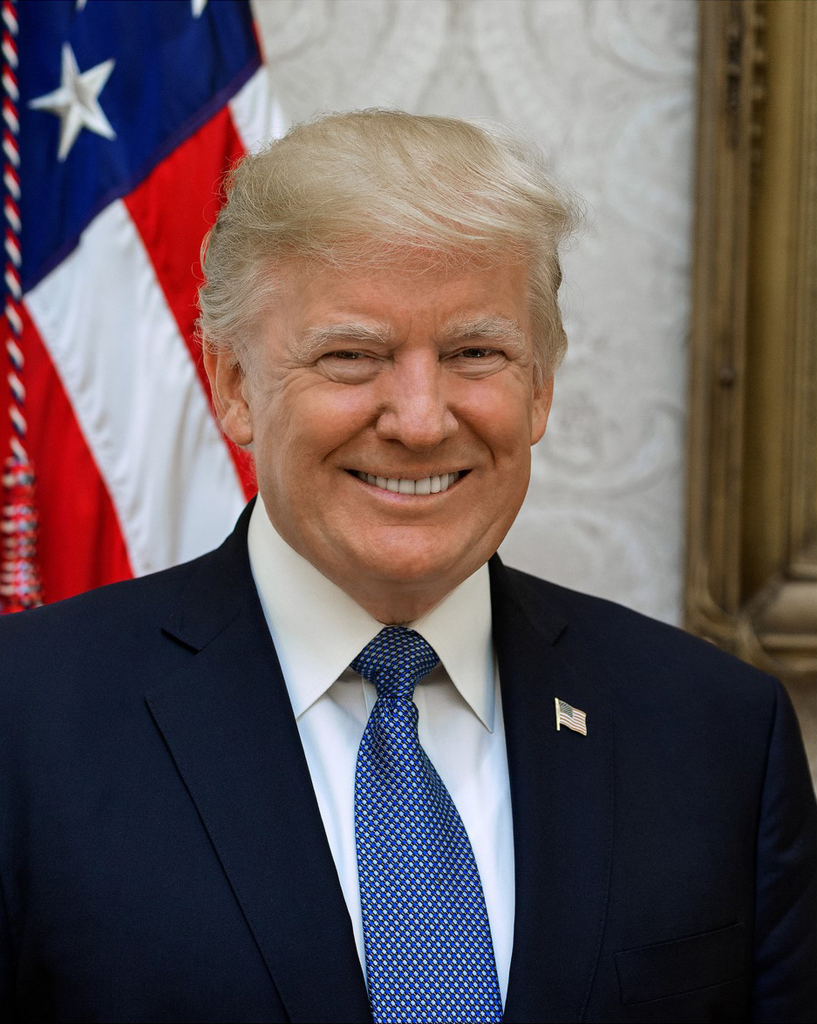
#> input picture Tutorial 12/trump_happy.jpg, 1634 x 2048 px, found by its file name (shown at 1/2 size)
$ jupyter execute --allow-errors demos.ipynb   (shell and % lines are left out)
#> lines starting #> are read from the running program, lines starting #| are printed output that depends on the picture; after the words box and inside, x2 and y2 are one past the last pixel; in counts of white or black regions, pixels touching at a corner belong together
# Tutorial 12

## Organization

### Final Exam

- The final exam will be held on **Thursday, 05.06.2025**.
- The exam will be a **remotly** exam starting from **10:00am until 10:00am the next day**.
- The exam will be **fully open book**.
- **Declared** ChatGPT use should be alloweed (iirc).
- The exam will be **individual**. (No collaboration or group work)
- We're guessing the exam will have somewhere between **3-4 Questions** with some having sub-questions.

### Monster Tutorial

- If interested, we can have a monster tutorial.
- Some proposed dates (Subject to change, new poll will follow soon per email):
  - **Friday, 30.05.2025**
  - **Monday, 02.06.2025**
  - **Tuesday, 03.06.2025**

## Fun demos :)

##### And possible ideas for a future project / thesis

#### Detect Faces

[cell 1]
import cv2

# Load image and convert to grayscale
img = cv2.imread("/Users/merterol/Desktop/PCL Tutorial Demos/Tutorial 12/trump_happy.jpg")
#> img is the input picture: shape (2048, 1634, 3); mean B, G, R 91.2, 88.7, 101.4
gray = cv2.cvtColor(img, cv2.COLOR_BGR2GRAY)
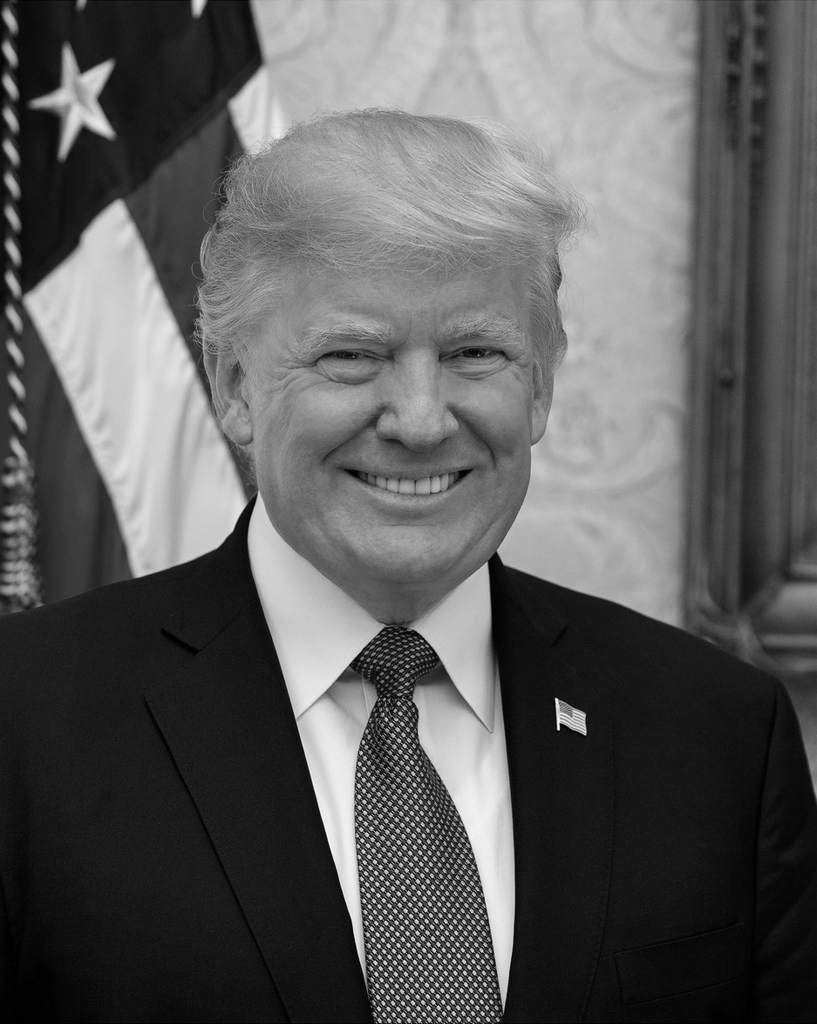
#> gray: shape (2048, 1634) (shown at 1/2 size); min 0, max 254, mean 92.8

# Load Haar cascade for face detection
face_cascade = cv2.CascadeClassifier(cv2.data.haarcascades + "haarcascade_frontalface_default.xml")

# Detect faces
faces = face_cascade.detectMultiScale(gray, scaleFactor=1.1, minNeighbors=5)
#> faces = [[1054, 723, 342, 342], [520, 471, 635, 635]]

# Draw rectangles around faces
for (x, y, w, h) in faces:
    cv2.rectangle(img, (x, y), (x + w, y + h), (255, 0, 0), 2)
#> this loop made 2 passes
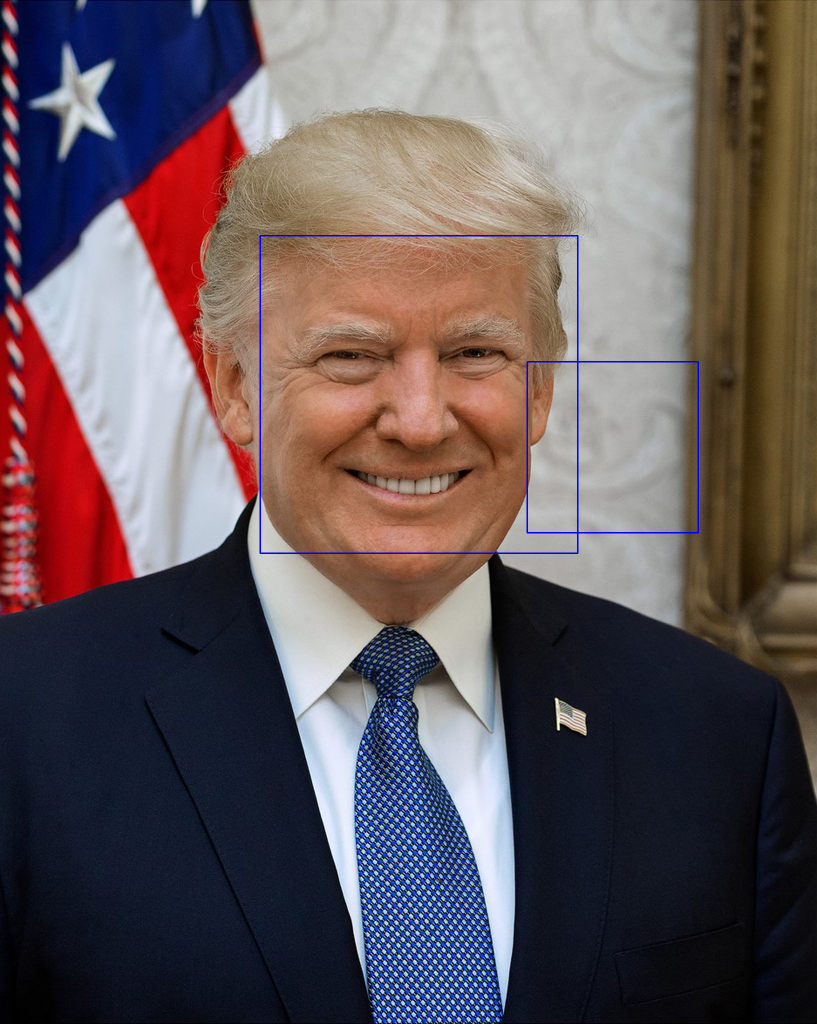
#> img: shape (2048, 1634, 3) (shown at 1/2 size); 0.35% of pixels changed, all inside (x1, y1, x2, y2) = (519, 470, 1398, 1108)

# Show result
cv2.imshow("Face Detection", img)
cv2.waitKey(0)
cv2.destroyWindow("Face Detection")
#cv2.destroyAllWindows()

#### Detect Emotion in faces

[cell 2]
import cv2
from fer import FER

# Load image
img = cv2.imread("/Users/merterol/Desktop/PCL Tutorial Demos/Tutorial 12/trump_sad.webp")
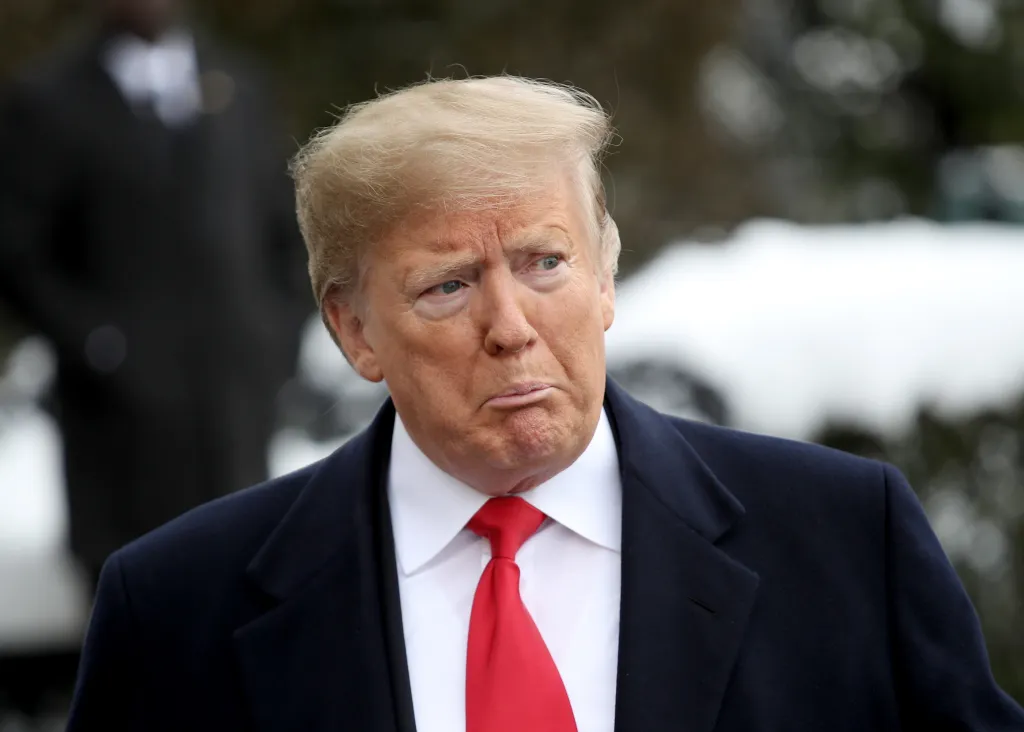
#> input picture Tutorial 12/trump_sad.webp, 1024 x 732 px, found by its file name
#> img is the input picture: shape (732, 1024, 3); mean B, G, R 81.5, 82.9, 89.9

# Detect emotions
#> (the rest of this cell did not finish here and is left out)

#### Draw with your voice

[cell 3]
import speech_recognition as sr
from PIL import Image, ImageDraw
import random

# Create a blank canvas
img = Image.new("RGB", (400, 400), "white")
#> img: PIL image 400x400 RGB; every value is 255
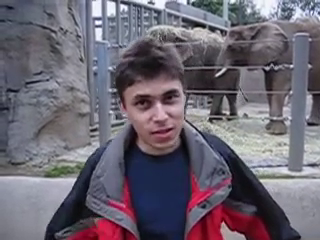
#> input picture frame 28 of Tutorial 12/Lecture/me-at-the-zoo.mp4, 320 x 240 px
#> further down, frame is the input picture: shape (240, 320, 3); mean B, G, R 113.2, 101.3, 107.8
draw = ImageDraw.Draw(img)

# Define shape drawing based on voice input
def draw_shape(command):
    x, y = random.randint(50, 350), random.randint(50, 350)
    size = 50
    if "circle" in command:
        draw.ellipse([x-size, y-size, x+size, y+size], fill="blue")
    elif "square" in command:
        draw.rectangle([x-size, y-size, x+size, y+size], fill="red")
    elif "triangle" in command:
        draw.polygon([(x, y-size), (x-size, y+size), (x+size, y+size)], fill="green")

# Use speech recognition to get a command
#> (the rest of this cell did not finish here and is left out)

#### Mood detector

[cell 4]
import cv2
from fer import FER

# Load webcam and emotion detector
cap = cv2.VideoCapture(0)
#> (the rest of this cell did not finish here and is left out)

#### Video to ASCII

[cell 5]
import cv2
import os

ASCII_CHARS = "@%#*+=-:. "
WIDTH = 100

def frame_to_ascii(frame):
    gray = cv2.cvtColor(frame, cv2.COLOR_BGR2GRAY)
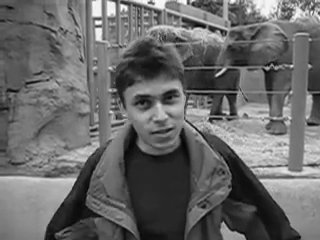
#> gray: shape (240, 320); min 1, max 255, mean 104.6
    height, width = gray.shape
#> height = 240; width = 320
    aspect_ratio = height / width
#> aspect_ratio = 0.75
    new_height = int(WIDTH * aspect_ratio * 0.55)
#> new_height = 41
    resized = cv2.resize(gray, (WIDTH, new_height))
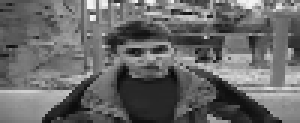
#> resized: shape (41, 100) (shown 3 times larger); min 6, max 245, mean 104.2

    ascii_str = ""
    for row in resized:
        for pixel in row:
            ascii_str += ASCII_CHARS[pixel * len(ASCII_CHARS) // 256]
        ascii_str += "\n"
#> this loop made 41 passes
    return ascii_str

cap = cv2.VideoCapture("/Users/merterol/Desktop/PCL Tutorial Demos/Tutorial 12/Lecture/me-at-the-zoo.mp4")
os.system('cls' if os.name == 'nt' else 'clear')

while cap.isOpened():
    ret, frame = cap.read()
    if not ret:
        break
    ascii_frame = frame_to_ascii(frame)
    print("\033c", end="")  # clear screen
    print(ascii_frame)
    if cv2.waitKey(50) & 0xFF == ord("q"):
#> (key q is pressed here)
        break

cap.release()

#### Pose estimation

[cell 6]
import cv2
import mediapipe as mp

mp_drawing = mp.solutions.drawing_utils
mp_pose = mp.solutions.pose

cap = cv2.VideoCapture("/Users/merterol/Desktop/PCL Tutorial Demos/Tutorial 12/Lecture/me-at-the-zoo.mp4")

#> (the rest of this cell did not finish here and is left out)

# Last years Exam Task

You want to train an automatic speech recognition system. For this, you are compiling a corpus
of short audio snippets and their corresponding transcribed text. You found and downloaded
some videos from YouTube that have subtitles available in SRT format. In this task, you will
write a CLI to extract the subtitle texts and the corresponding audio snippets and store them
in separate files.

#### Part 1: Extracting audio snippets

- In the SRT files, each subtitle has an associated start and end time. The extracted audio
snippets should be trimmed accordingly.
- The audio snippets should be saved as mono (!) WAV files. They should be named as
shown in Figure 3.
- The corresponding subtitles (i.e., just the transcribed texts) should be saved in text files
on a single line (!) with UTF-8 encoding. They should be named as shown in Figure 3.
- No additional output files should be created besides the WAV and text files.

#### Part 2: Command-line interface

The CLI call should look like this:
$ python extract.py examples/video1.mp4 examples/video1.srt --outdir output

- If --outdir is specified, the resulting WAV and text files should be saved in the specified
directory. If --outdir is not specified, they should be saved in the current working
directory.
- The names of the WAV and text files should be based on the input video file name

[cell 7]
import os
import argparse
from moviepy.editor import VideoFileClip

def parse_srt(srt_file):  # Defines a function to parse the .srt subtitle file
    with open(srt_file, 'r', encoding='utf-8') as file:
        content = file.read().strip()  # Reads the entire .srt file and removes leading/trailing whitespace

    blocks = content.split('\n\n')  # Splits subtitles into blocks separated by blank lines
    subtitles = []  # List to store subtitle text lines
    time_periods = []  # List to store corresponding start and end times

    for block in blocks:  # Iterates through each subtitle block
        lines = block.split('\n')  # Splits a block into individual lines
        if len(lines) >= 3:  # Ensures the block has at least an index, timing, and text
            # Extract start and end time
            start_end = lines[1].split(' --> ')  # Splits the timing line into start and end timestamps
            start_time = start_end[0]  # Captures the start timestamp
            end_time = start_end[1]  # Captures the end timestamp

            # Extract subtitle text
            subtitle_text = ' '.join(lines[2:]).replace('\n', ' ').strip()  # Joins all subtitle lines into a single string
            subtitles.append(subtitle_text)  # Appends the text to the subtitles list
            time_periods.append((start_time, end_time))  # Appends the time tuple to the time_periods list

    return subtitles, time_periods  # Returns both lists for further processing


def save_subtitles(subtitles, base_filename, outdir):  # Defines a function to save each subtitle to a separate .txt file
    os.makedirs(outdir, exist_ok=True)  # Creates the output directory if it doesn't already exist
    for i, subtitle in enumerate(subtitles):  # Iterates through all subtitles with their index
        output_filename = os.path.join(outdir, f"{base_filename}_{i+1}.txt")  # Constructs an output filename for each subtitle
        with open(output_filename, 'w', encoding='utf-8') as output_file:
            output_file.write(subtitle)  # Writes subtitle text into the file
        print(f"Saved: {output_filename}")  # Prints confirmation of saved file


def process_srt(input_file, outdir='.'):
    base_filename = os.path.splitext(os.path.basename(input_file))[0]  # Derives the base filename without extension
    subtitles, time_periods = parse_srt(input_file)  # Parses the .srt file into subtitles and time_periods lists
